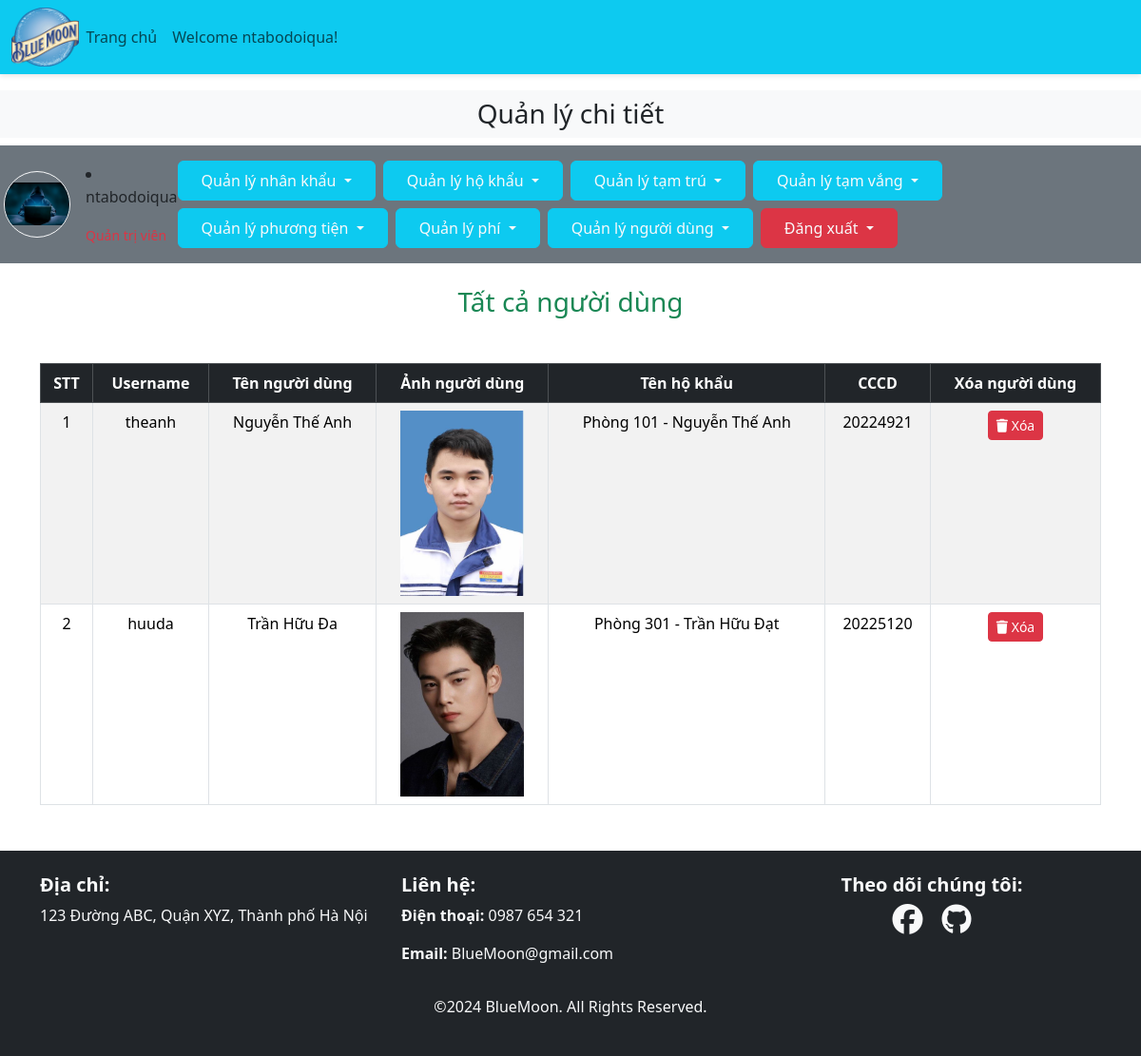
Screenshot of /admin_area/index.php?list_users (signed in) with the database file from the repository.
### tables this page shows
CREATE TABLE `user_table` (
  `resident_id` int(11) NOT NULL,
  `user_username` varchar(100) NOT NULL,
  `user_password` varchar(255) NOT NULL
);

CREATE TABLE `residents` (
  `resident_id` int(11) NOT NULL,
  `resident_name` varchar(50) NOT NULL,
  `resident_phone` varchar(20) NOT NULL,
  `resident_email` varchar(100) NOT NULL,
  `apartment_id` int(11) NOT NULL,
  `resident_image` varchar(255) NOT NULL,
  `resident_status` varchar(50) NOT NULL,
  `resident_ngayden` date DEFAULT NULL,
  `resident_ngaydi` date DEFAULT NULL,
  `resident_dob` date NOT NULL,
  `resident_relation_owner` varchar(50) NOT NULL
);

CREATE TABLE `apartments` (
  `apartment_id` int(11) NOT NULL,
  `apartment_name` varchar(50) NOT NULL,
  `apartment_num` int(11) NOT NULL,
  `apartment_area` int(11) NOT NULL,
  `owner_id` int(11) NOT NULL,
  `curr_living` int(11) NOT NULL,
  `is_left` tinyint(1) NOT NULL,
  `apartment_type` varchar(50) NOT NULL,
  `apartment_ngaylap` date DEFAULT NULL,
  `apartment_ngayroi` date DEFAULT NULL
);

### admin_area/list_users.php (the view, shortened to what this page needs)
<h3 class="text-center text-success my-4">Tất cả người dùng</h3>
<table class="table table-bordered table-hover table-striped mt-5">
    <thead class="table-dark">
        <tr class="text-center">
            <th>STT</th>
            <th>Username</th>
            <th>Tên người dùng</th>
            <th>Ảnh người dùng</th>
            <th>Tên hộ khẩu</th>
            <th>CCCD</th>
            <th>Xóa người dùng</th>
        </tr>
    </thead>
    <tbody class="bg-secondary text-light">
        <?php
        $get_users="SELECT * FROM `user_table`
                    join `residents` on user_table.resident_id = residents.resident_id
                    join `apartments` on apartments.apartment_id = residents.apartment_id";
        $result=mysqli_query($con,$get_users);
        $row_count=mysqli_num_rows($result);
        if($row_count==0){
            echo "<tr><td colspan='7' class='bg-danger text-center'>Chưa có người dùng nào!</td></tr>";
        } else {
            $number = 0;
            while($row_data=mysqli_fetch_assoc($result)){
                $resident_id=$row_data['resident_id'];
                $user_username=$row_data['user_username'];
                $resident_name=$row_data['resident_name'];
                $resident_image=$row_data['resident_image'];
                $apartment_name=$row_data['apartment_name'];
                $resident_phone=$row_data['resident_phone'];
                $number++;
        echo "
        <tr class='text-center'>
            <td>$number</td>
            <td>$user_username</td>
            <td>$resident_name</td>
            <td><img src='./people_images/$resident_image' alt='' class='admin_ava'></td>
            <td>$apartment_name</td>
            <td>$resident_phone</td>
            <td>
            <button class='btn btn-sm btn-danger delete-btn' data-id=$resident_id>
                    <i class='fa-solid fa-trash'></i> Xóa
                </button>
            </td>
        </tr>
        ";
        ?>
        <?php
            }
        }
        ?>
    </tbody>
</table>

### style.css (style rules this page uses)
* { margin:0; padding:0; box-sizing: border-box; }
.admin_ava { width: 130px; object-fit: contain; }
body { padding-top: 95px; }

### rows the page displays
user_table: user_username "theanh", residents.resident_name "Nguyễn Thế Anh", residents.resident_image (picture), apartments.apartment_name "Phòng 101 - Nguyễn Thế Anh", residents.resident_phone "20224921"
user_table: user_username "huuda", residents.resident_name "Trần Hữu Đa", residents.resident_image (picture), apartments.apartment_name "Phòng 301 - Trần Hữu Đạt", residents.resident_phone "20225120"

### other values shown
$_SESSION['username'] "ntabodoiqua"
